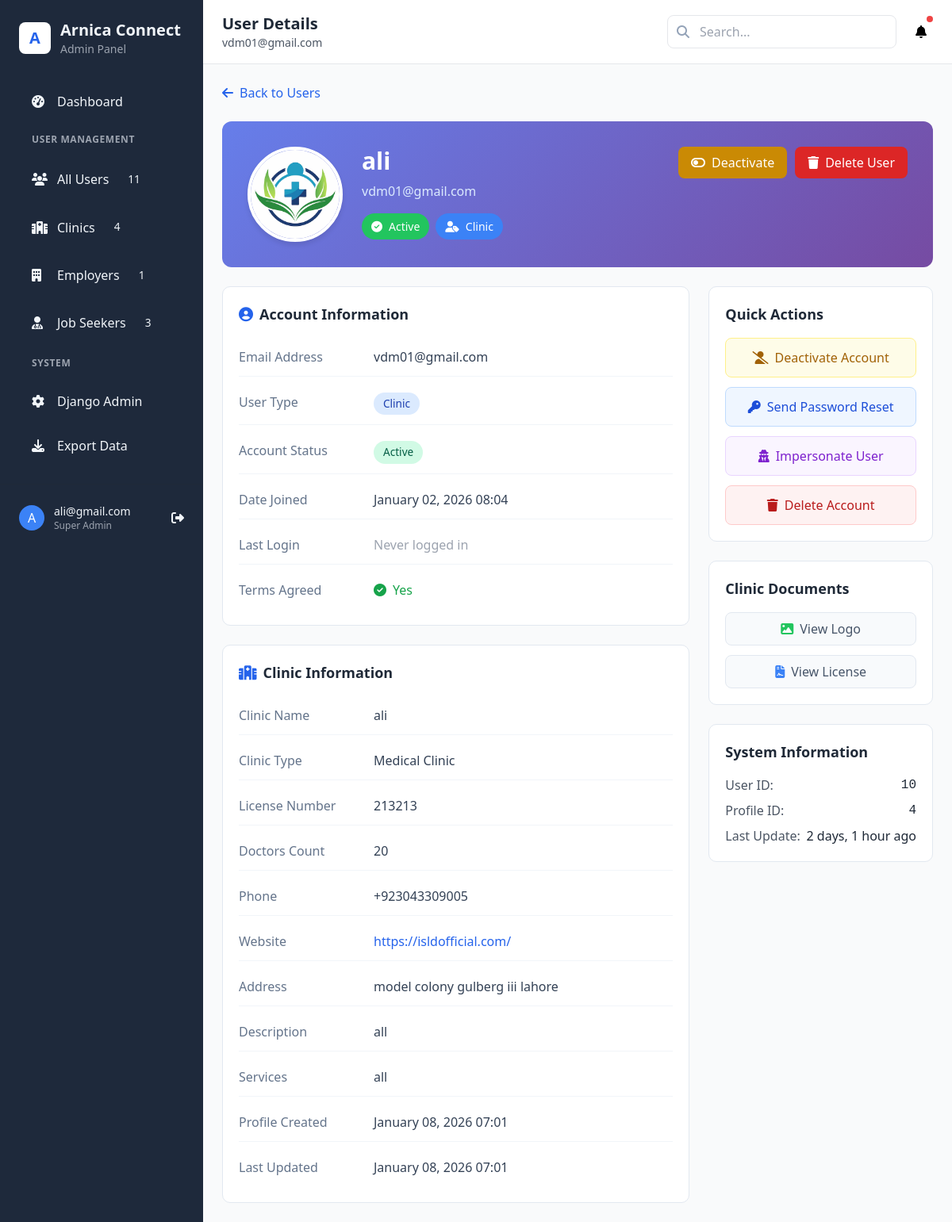
Before: /admin-custom/users/10/ (signed in) with the older database file.
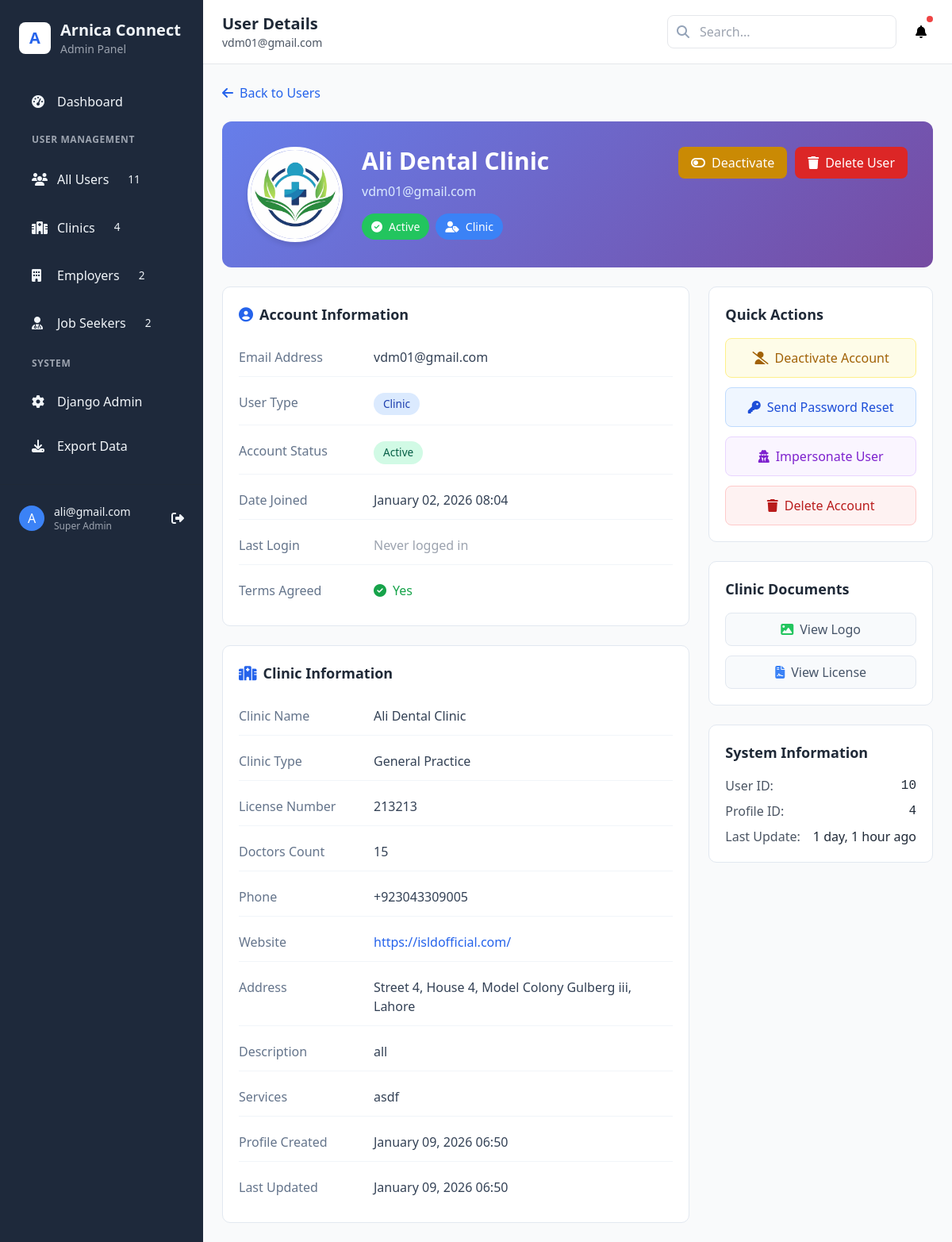
After: the same page with the newer database file.
### profiles/models.py (models this page shows, shortened)
class ClinicProfile(models.Model):
    user = models.OneToOneField(
        settings.AUTH_USER_MODEL,
        on_delete=models.CASCADE,
        related_name='clinic_profile'
    )
    clinic_name = models.CharField(max_length=255)
    address = models.TextField()
    phone = models.CharField(max_length=20)
    description = models.TextField(blank=True)
    license_number = models.CharField(max_length=100, blank=True)
    established_date = models.DateField(null=True, blank=True)
    website = models.URLField(blank=True)
    clinic_type = models.CharField(max_length=100, blank=True)  # e.g., Dental, Medical, Veterinary
    number_of_doctors = models.IntegerField(default=0)
    services = models.TextField(blank=True)  # JSON or comma-separated services
    logo = models.ImageField(upload_to='clinics/logos/', blank=True, null=True)
    license_document = models.FileField(upload_to='clinics/licenses/', blank=True, null=True)
    created_at = models.DateTimeField(auto_now_add=True)
    updated_at = models.DateTimeField(auto_now=True)

### accounts/models.py (models this page shows, shortened)
class User(AbstractBaseUser, PermissionsMixin):
    USER_TYPE_CHOICES = (
        ('clinic', 'Clinic'),
        ('employer', 'Employer'),
        ('job_seeker', 'Job Seeker'),
        ('admin', 'Admin'),
    )
    email = models.EmailField(unique=True)
    user_type = models.CharField(max_length=20, choices=USER_TYPE_CHOICES)
    is_active = models.BooleanField(default=True)
    is_staff = models.BooleanField(default=False)
    date_joined = models.DateTimeField(auto_now_add=True)
    agree_to_terms = models.BooleanField(default=False)
    objects = UserManager()
    USERNAME_FIELD = 'email'
    REQUIRED_FIELDS = ['user_type']

### custom_admin/views.py (the view)
# urls.py: path('users/<int:user_id>/', views.user_detail, name='user_detail'),
@login_required
@user_passes_test(is_admin)
def user_detail(request, user_id):
    user = get_object_or_404(User, id=user_id)
    context = {
        'user': user,
    }
    if user.user_type == 'clinic' and hasattr(user, 'clinic_profile'):
        context['profile'] = user.clinic_profile
        context['profile_type'] = 'clinic'
    elif user.user_type == 'employer' and hasattr(user, 'employer_profile'):
        context['profile'] = user.employer_profile
        context['profile_type'] = 'employer'
    elif user.user_type == 'job_seeker' and hasattr(user, 'job_seeker_profile'):
        context['profile'] = user.job_seeker_profile
        context['profile_type'] = 'job_seeker'
    return render(request, 'custom_admin/user_detail.html', context)

### custom_admin/context_processors.py (called while the page is built)
def admin_stats(request):
    if request.path.startswith('/admin-custom/'):
        return {
            'total_users': User.objects.count(),
            'total_clinics': ClinicProfile.objects.count(),
            'total_employers': EmployerProfile.objects.count(),
            'total_job_seekers': JobSeekerProfile.objects.count(),
        }
    return {}

### custom_admin/views.py (called while the page is built)
def is_admin(user):
    return user.is_staff and user.is_superuser

### custom_admin/templates/custom_admin/user_detail.html (shortened to what the changed rows need)
{% extends 'custom_admin/base.html' %}
{% block page_title %}User Details{% endblock %}
{% block content %}
<div class="space-y-6">
    <div class="profile-header p-8">
        <div class="flex flex-col md:flex-row items-center md:items-start justify-between">
            <div class="flex flex-col md:flex-row items-center md:items-start space-y-4 md:space-y-0 md:space-x-6">
                <div class="flex-shrink-0">
                    {% if profile_type == 'clinic' and profile.logo %}
                        <img src="{{ profile.logo.url }}" alt="{{ profile.clinic_name }}" class="profile-image">
                    {% elif profile_type == 'employer' and profile.company_logo %}
                        <img src="{{ profile.company_logo.url }}" alt="{{ profile.company_name }}" class="profile-image">
                    {% elif profile_type == 'job_seeker' and profile.profile_picture %}
                        <img src="{{ profile.profile_picture.url }}" alt="{{ profile.first_name }}" class="profile-image">
                    {% else %}
                        <div class="profile-image bg-white bg-opacity-20 flex items-center justify-center">
                            <span class="text-4xl font-bold">{{ user.email|first|upper }}</span>
                        </div>
                    {% endif %}
                </div>
                <div class="text-center md:text-left">
                    <h1 class="text-3xl font-bold mb-2">
                        {% if profile_type == 'clinic' %}
                            {{ profile.clinic_name|default:user.email }}
                        {% elif profile_type == 'employer' %}
                            {{ profile.company_name|default:user.email }}
                        {% elif profile_type == 'job_seeker' %}
                            {{ profile.first_name }} {{ profile.last_name }}
                        {% else %}
                            {{ user.email }}
                        {% endif %}
                    </h1>
                    <p class="text-blue-100 mb-4">{{ user.email }}</p>
                    <div class="flex flex-wrap gap-2 justify-center md:justify-start">
                        <span class="status-badge {% if user.is_active %}bg-green-500{% else %}bg-red-500{% endif %}">
                        </span>
                        <span class="status-badge bg-blue-500">
                        </span>
                    </div>
                </div>
            </div>
        </div>
    </div>
    <div class="grid grid-cols-1 lg:grid-cols-3 gap-6">
        <div class="lg:col-span-2 space-y-6">
            {% if profile %}
            <div class="info-card">
                <h3 class="text-lg font-semibold text-gray-800 mb-4 flex items-center">
                    {% if profile_type == 'clinic' %}
                        <i class="fas fa-hospital mr-2 text-blue-600"></i>
                        Clinic Information
                    {% elif profile_type == 'employer' %}
                        <i class="fas fa-building mr-2 text-green-600"></i>
                        Company Information
                    {% elif profile_type == 'job_seeker' %}
                        <i class="fas fa-user-md mr-2 text-purple-600"></i>
                        Professional Information
                    {% endif %}
                </h3>
                <div class="space-y-2">
                    {% if profile_type == 'clinic' %}
                        <div class="info-row">
                            <span class="info-label">Clinic Name</span>
                            <span class="info-value">{{ profile.clinic_name }}</span>
                        </div>
                        <div class="info-row">
                            <span class="info-label">Clinic Type</span>
                            <span class="info-value">{{ profile.clinic_type|default:"Not specified" }}</span>
                        </div>
                        <div class="info-row">
                            <span class="info-label">License Number</span>
                            <span class="info-value">{{ profile.license_number|default:"Not provided" }}</span>
                        </div>
                        <div class="info-row">
                            <span class="info-label">Doctors Count</span>
                            <span class="info-value">{{ profile.number_of_doctors|default:"0" }}</span>
                        </div>
                        <div class="info-row">
                            <span class="info-label">Phone</span>
                            <span class="info-value">{{ profile.phone|default:"Not provided" }}</span>
                        </div>
                        <div class="info-row">
                            <span class="info-label">Website</span>
                            <span class="info-value">
                                {% if profile.website %}
                                    <a href="{{ profile.website }}" target="_blank" class="text-blue-600 hover:text-blue-800">
                                        {{ profile.website }}
                                    </a>
                                {% else %}
                                    Not provided
                                {% endif %}
                            </span>
                        </div>
                        <div class="info-row">
                            <span class="info-label">Address</span>
                            <span class="info-value">{{ profile.address|default:"Not provided" }}</span>
                        </div>
                        {% if profile.description %}
                        <div class="info-row">
                            <span class="info-label">Description</span>
                            <span class="info-value">{{ profile.description|linebreaks }}</span>
                        </div>
                        {% endif %}
                        {% if profile.services %}
                        <div class="info-row">
                            <span class="info-label">Services</span>
                            <span class="info-value">{{ profile.services|linebreaks }}</span>
                        </div>
                        {% endif %}
                    {% endif %}
                    <div class="info-row">
                        <span class="info-label">Profile Created</span>
                        <span class="info-value">{{ profile.created_at|date:"F d, Y H:i" }}</span>
                    </div>
                    <div class="info-row">
                        <span class="info-label">Last Updated</span>
                        <span class="info-value">{{ profile.updated_at|date:"F d, Y H:i" }}</span>
                    </div>
                </div>
            </div>
            {% endif %}
        </div>
        <div class="space-y-6">
            <div class="info-card">
                <div class="space-y-2">
                    <div class="flex justify-between">
                        <span class="text-gray-600">Profile ID:</span>
                        <span class="font-mono text-gray-800">
                            {% if profile %}{{ profile.id }}{% else %}N/A{% endif %}
                        </span>
                    </div>
                    <div class="flex justify-between">
                        <span class="text-gray-600">Last Update:</span>
                        <span class="text-gray-800">
                            {% if profile %}
                                {{ profile.updated_at|timesince }} ago
                            {% else %}
                                N/A
                            {% endif %}
                        </span>
                    </div>
                </div>
            </div>
        </div>
    </div>
</div>
{% endblock %}

### custom_admin/templates/custom_admin/base.html (shortened to what the changed rows need)
<!DOCTYPE html>
<html lang="en">
<head>
    <script src="https://cdn.tailwindcss.com"></script>
    <link rel="stylesheet" href="https://cdnjs.cloudflare.com/ajax/libs/font-awesome/6.4.0/css/all.min.css">
</head>
<body class="bg-gray-50">
    <div class="flex h-screen">
        <div class="sidebar w-64 flex-shrink-0 hidden md:block">
            <div class="p-6">
                <div class="flex items-center space-x-3 mb-8">
                    <div>
                        <h1 class="text-xl font-bold">Arnica Connect</h1>
                    </div>
                </div>
                <nav class="space-y-2">
                    <a href="{% url 'custom_admin:manage_employers' %}"
                       class="flex items-center space-x-3 px-4 py-3 rounded-lg {% if request.resolver_match.url_name == 'manage_employers' %}active{% endif %}">
                        <i class="fas fa-building w-5"></i>
                        <span>Employers</span>
                        <span class="ml-auto badge">{{ total_employers|default:"0" }}</span>
                    </a>
                    <a href="{% url 'custom_admin:manage_job_seekers' %}"
                       class="flex items-center space-x-3 px-4 py-3 rounded-lg {% if request.resolver_match.url_name == 'manage_job_seekers' %}active{% endif %}">
                        <i class="fas fa-user-md w-5"></i>
                        <span>Job Seekers</span>
                        <span class="ml-auto badge">{{ total_job_seekers|default:"0" }}</span>
                    </a>
                </nav>
            </div>
        </div>
        <div class="flex-1 overflow-auto">
            <div class="bg-white border-b px-6 py-4">
                <div class="flex justify-between items-center">
                    <div>
                        <h2 class="text-xl font-bold text-gray-800">{% block page_title %}Dashboard{% endblock %}</h2>
                    </div>
                </div>
            </div>
            <div class="p-6">
                {% block content %}{% endblock %}
            </div>
        </div>
    </div>
</body>
</html>

Changed rows visible on the page:
changed ClinicProfile "https://isldofficial.com/": clinic_name "ali" → "Ali Dental Clinic"; clinic_type "Medical Clinic" → "General Practice"; number_of_doctors "20" → "15"; address "model colony gulberg iii lahore" → "Street 4, House 4, Model Colony Gulberg iii, Lahore"; services "all" → "asdf"; created_at "January 08, 2026 07:01" → "January 09, 2026 06:50"; updated_at "January 08, 2026 07:01" → "January 09, 2026 06:50"; updated_at "2 days, 1 hour" → "1 day, 1 hour"
Other visible differences:
{{ total_employers|default:"0" }}: "1" → "2"
{{ total_job_seekers|default:"0" }}: "3" → "2"
